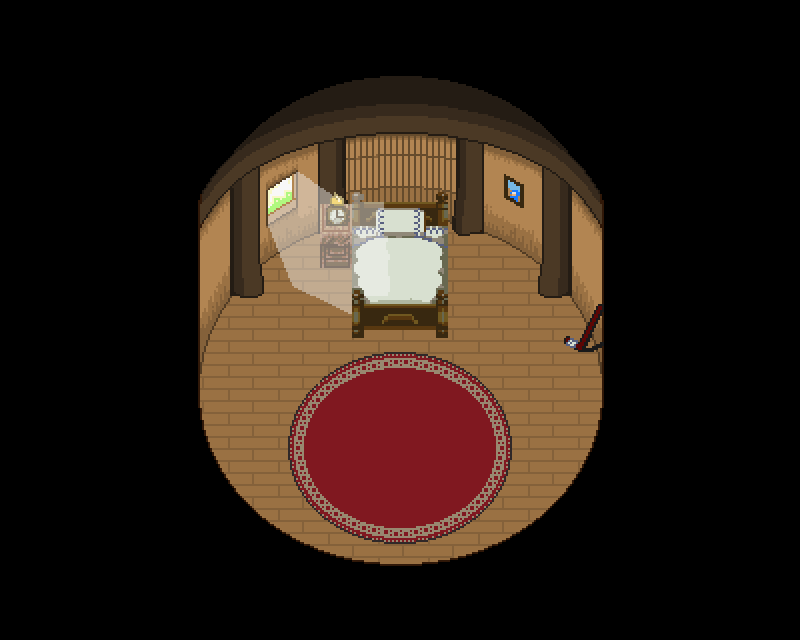

A level layout from a 2D game, rendered from its tile map. Below: a short description, then the map file with tile-grid data replaced by summaries:
An orthogonal 25x20 tile map with 32x32 px tiles, 6 tile layers (floor, above, nighthide1, above2, ...), 2 hidden layers not drawn, 6 tilesets and 14 objects (11x BasicNPC, Chest, Door, Player).

<map version="1.0" tiledversion="1.1.5" orientation="orthogonal" renderorder="right-down" width="25" height="20" tilewidth="32" tileheight="32" infinite="0" nextobjectid="25">
 <properties>
  <property name="ignorenight" type="bool" value="true" />
  <property name="onload" type="file" value="actions/sonicshut_intro.lua" />
  <property name="regionName" value="Sonic's Hut" />
 </properties>
 <tileset firstgid="1" name="knotholehut" tilewidth="32" tileheight="32" tilecount="1044" columns="29">
  <image source="../art/tiles/knotholehutinterior.png" trans="000000" width="950" height="1170" />
 </tileset>
 <tileset firstgid="1045" source="knothole.tsx" />
 <tileset firstgid="4529" source="robotropolis.tsx" />
 <tileset firstgid="8029" source="cave.tsx" />
 <tileset firstgid="10374" source="scrapheaphut.tsx" />
 <tileset firstgid="11418" source="forest2.tsx" />
 <layer name="floor" width="25" height="20">
  <data>[500 cells, 208 non-empty, 208 distinct tile ids]</data>
 </layer>
 <layer name="above" width="25" height="20">
  <data>[500 cells, 78 non-empty, 78 distinct tile ids]</data>
 </layer>
 <layer name="nighthide1" width="25" height="20" opacity="0">
  <data>[500 cells, 16 non-empty, 16 distinct tile ids]</data>
 </layer>
 <layer name="above2" width="25" height="20">
  <data>[500 cells, 8 non-empty, 8 distinct tile ids]</data>
 </layer>
 <layer name="above3" width="25" height="20">
  <data>[500 cells, 11 non-empty, 11 distinct tile ids]</data>
 </layer>
 <layer name="nighthide2" width="25" height="20" opacity="0">
  <data>[500 cells, 10 non-empty, 10 distinct tile ids]</data>
 </layer>
 <objectgroup name="lower" />
 <objectgroup name="objects">
  <object id="1" name="Chest1" type="Chest" gid="6839" x="544" y="448" width="64" height="64">
   <properties>
    <property name="CrystalWater" type="int" value="2" />
    <property name="sprite" type="file" value="../art/sprites/chest2.png" />
   </properties>
  </object>
  <object id="4" name="Door" type="Door" gid="6839" x="352" y="608" width="64" height="64">
   <properties>
    <property name="align" value="bottom_left" />
    <property name="alignOffsetX" type="float" value="-20" />
    <property name="alignOffsetY" type="float" value="-32" />
    <property name="ghost" type="bool" value="true" />
    <property name="key" value="down" />
    <property name="orientation" value="up" />
    <property name="scene" type="file" value="knothole.lua" />
    <property name="spawn_point" value="SonicHutDoor" />
    <property name="spawn_point_offset_x" type="float" value="16" />
    <property name="spawn_point_offset_y" type="float" value="40" />
    <property name="sprite" type="file" value="../art/sprites/hutdoor.png" />
   </properties>
  </object>
  <object id="5" name="Photo" type="BasicNPC" gid="6839" x="480" y="224" width="32" height="32">
   <properties>
    <property name="ghost" type="bool" value="true" />
    <property name="onInteract">local Serial = require "actions/Serial"
local MessageBox = require "actions/MessageBox"
local Ease = require "actions/Ease"
local Do = require "actions/Do"
local Action = require "actions/Action"
local SpriteNode = require "object/SpriteNode"
local Transform = require "util/Transform"
local Rect = unpack(require "util/Shapes")
return function(self)
    if GameState.leader ~= "sonic" then
        return Action()
    end
    local pic = SpriteNode(self.scene, Transform(0,0,1,1), {255,255,255,0}, "splash/sonicpicture", nil, nil, "ui")
    local w = (love.graphics.getWidth() - 10)
    local h = 160
    local rect = Rect(Transform(love.graphics.getWidth() / 2, h/2), w, h)
    return Serial {
        Ease(pic.color, 4, 255, 1, "linear"),
        MessageBox {
            message = "Sonic: Uncle Chuck and Muttski...",
            textSpeed = 3,
            rect = rect,
            blocking = true
        },
        MessageBox {
            message = "Sonic: Don't worry guys, {p40}I'll save ya one of these days.",
            rect = rect,
            blocking = true
        },
        Ease(pic.color, 4, 0, 1, "linear"),
        Do(function() pic:remove() end)
    }
end</property>
    <property name="usableBy" value="sonic" />
   </properties>
  </object>
  <object id="7" name="Guitar" type="BasicNPC" gid="6839" x="224" y="320" width="32" height="32">
   <properties>
    <property name="align" value="bottom_left" />
    <property name="ghost" type="bool" value="true" />
    <property name="onInteract">local Serial = require "actions/Serial"
local MessageBox = require "actions/MessageBox"
local Ease = require "actions/Ease"
local Do = require "actions/Do"
local Menu = require "actions/Menu"
local PlayAudio = require "actions/PlayAudio"
local BlockPlayer = require "actions/BlockPlayer"
local Action = require "actions/Action"
local Transform = require "util/Transform"
local Layout = require "util/Layout"
return function(self)
    if GameState.leader ~= "sonic" then
        return Action()
    end
    local prevMusic = self.scene.audio:getCurrentMusic()
    local prevVolume = self.scene.audio:getMusicVolume()
    return BlockPlayer { Menu {
        layout = Layout {
            {Layout.Text("Play guitar?"), selectable = false},
            {Layout.Text("Yes"), choose = function(menu)
                menu:close()
                self.scene:run {
                    menu,
                    MessageBox {
                        message = "Sonic: Eh, {p40}a little heavy metal isn't the worst way to start the morning...",
                        blocking = true
                    },
                    Do(function()
                        self.hidden = true
                        self.scene.player.noIdle = true
                        self.scene.player.sprite:setAnimation("guitarstrum")
                    end),
                    PlayAudio("music", "sonicguitar", 1.0),
                    MessageBox {
                        message = "Sonic: Way past cool! {p40}I need to play this thing more.",
                        blocking = true
                    },
                    Do(function()
                        self.scene.player.noIdle = false
                        self.hidden = false
                    end),
                    PlayAudio("music", prevMusic, prevVolume, true),
                }
            end},
            {Layout.Text("No"), choose = function(menu) menu:close() end},
        },
        cancellable = true,
        transform = Transform(love.graphics.getWidth()/2, love.graphics.getHeight()/2 + 30),
        selectedRow = 2,
        blocking = true
    },
    Do(function() self:refreshKeyHint() end)
    }
end</property>
    <property name="sprite" type="file" value="../art/sprites/guitar.png" />
    <property name="usableBy" value="sonic" />
   </properties>
  </object>
  <object id="11" name="Brightness" type="BasicNPC" gid="6860" x="320" y="288" width="64" height="64">
   <properties>
    <property name="ghost" type="bool" value="true" />
    <property name="notColliding">return function(self, player)
    player.lights[tostring(self)] = nil
end</property>
    <property name="whileColliding">return function(self, player)
    if not self.scene.nighttime then
        player.lights[tostring(self)] = true
    end
end</property>
   </properties>
  </object>
  </objectgroup>
 <layer name="Collision" width="25" height="20" visible="0">
  <data>[500 cells, 31 non-empty, 1 distinct tile ids]</data>
 </layer>
 <layer name="BunnyExtCollision" width="25" height="20" visible="0">
  <data>[500 cells, 0 non-empty, 0 distinct tile ids]</data>
 </layer>
</map>
<!-- 9 of 14 objects omitted -->
